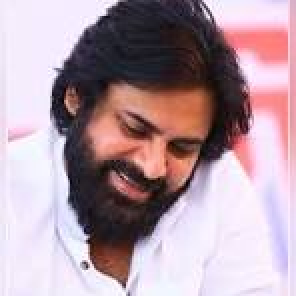
#> input picture pk.jpeg, 148 x 148 px (shown 2 times larger)
$ python main.py
#> lines starting #> are read from the running program, lines starting #| are printed output that depends on the picture
import numpy as np
import imageio.v2 as imageio
import scipy.ndimage
import cv2

img = "pk.jpeg"

def rgb2gray(rgb):
    return np.dot(rgb[...,:3],[0.2989,0.5870,0.1140])

def dodge(front, back):
    final_sketch = front*225 /(225-back)
    final_sketch[final_sketch>255]=255
    final_sketch[back == 255] = 255

    return final_sketch.astype('uint8')


ss = imageio.imread(img)
#> ss is the input picture: shape (148, 148, 3); mean R, G, B 177, 153.7, 164
gray = rgb2gray(ss)
#> in rgb2gray, `return np.dot(rgb[...,:3],[0.2989,0.5870,0.1140])`:
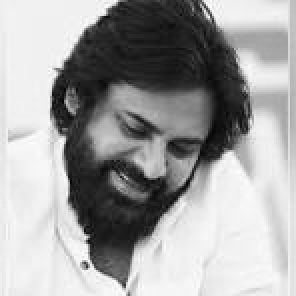
#> returned value: shape (148, 148) float64 (shown 2 times larger); min 3.29, max 253.2, mean 161.9

i = 255-gray
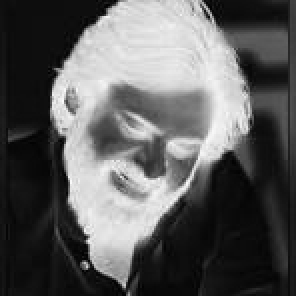
#> i: shape (148, 148) float64 (shown 2 times larger); min 1.79, max 251.7, mean 93.1

blur = scipy.ndimage.filters.gaussian_filter(i, sigma =15)
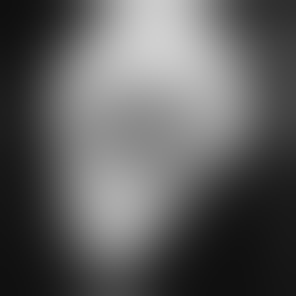
#> blur: shape (148, 148) float64 (shown 2 times larger); min 15.38, max 208.1, mean 93.1

r = dodge(blur, gray) #this function will convert our image to skech by taking the parameter as blur and gray.
#> in dodge, `final_sketch = front*225 /(225-back)`:
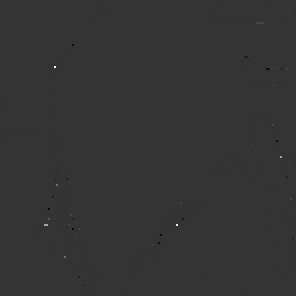
#> final_sketch: shape (148, 148) float64 (shown 2 times larger); min -565308.7, max 2192583.6, mean 165.6; drawn with min black and max white
#> in dodge, `final_sketch[final_sketch>255]=255`:
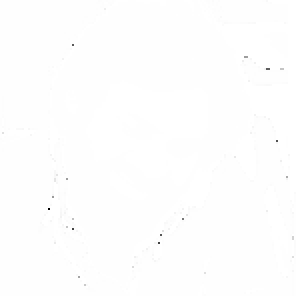
#> final_sketch: shape (148, 148) float64 (shown 2 times larger); min -565308.7, max 255, mean -649.7; drawn with min black and max white
#> in dodge, `return final_sketch.astype('uint8')`:
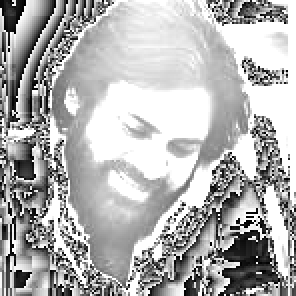
#> returned value: shape (148, 148) (shown 2 times larger); min 0, max 255, mean 177.2

cv2.imwrite('pk_sketch.png',r)
